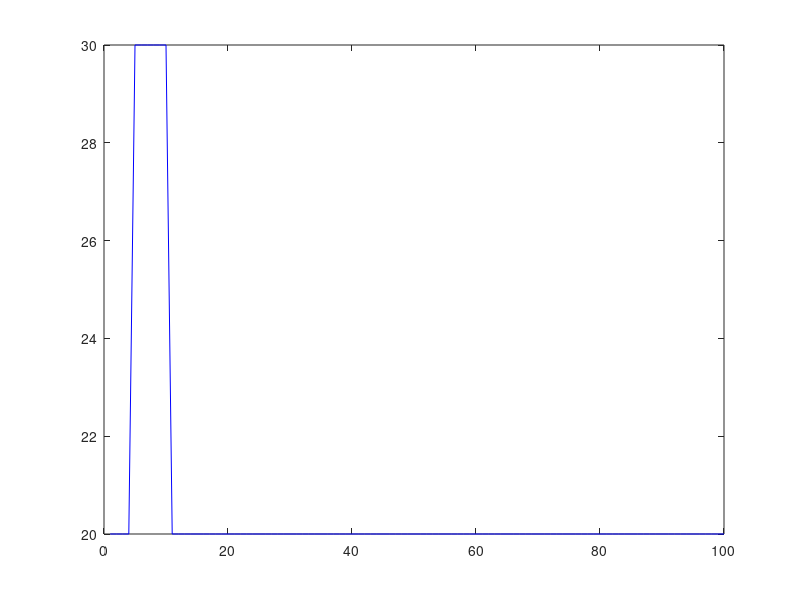
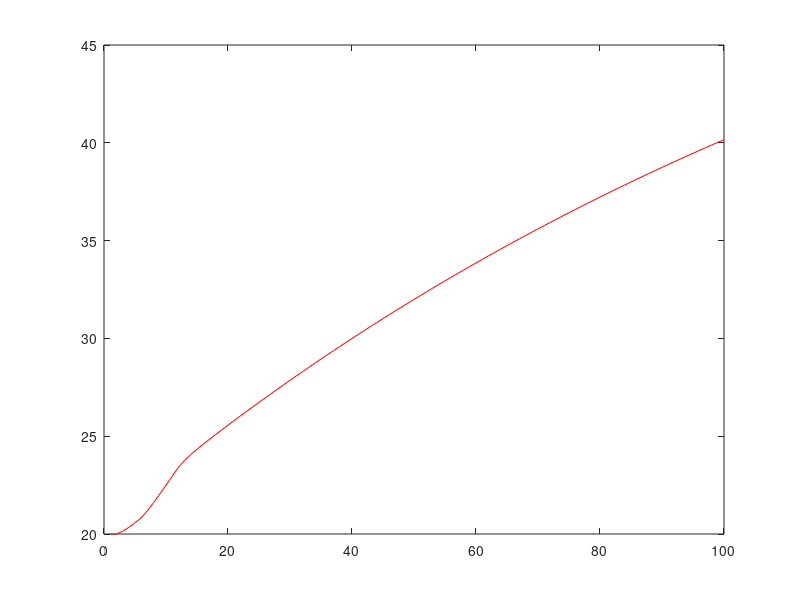
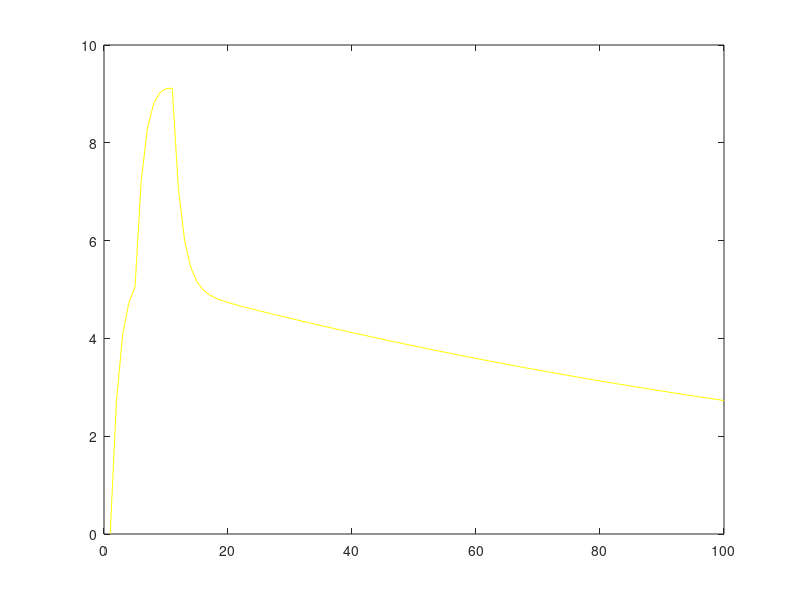

MATLAB code to generate these figures, in order:
clc;
close all;
clear;
dt = 0.05;
T1 = 7.3131;
T2 = 0.1011;
K = 3.0059;
a1 = 1;
a2 = dt;
a3 = 0;
a4 = -dt/(T1*T2);
a5 = 1-dt*(T1+T2)/(T1*T2);
a6 = K*dt/(T1*T2);
%n = [20:dt:30];
n = 100;
%u = 20.+rand(1,n)*10; %escalamiento de 20 a 30
%u = [20.1:0.1:30];
u = 20.*ones(1,100);

for j=5:10
    u(1,j)=30;
    j=j+1;
end

%u = 20.+rand(1,n)*10;
x1 = zeros(size(u));
x2 = zeros(size(u));
%x1_0 = 0;
x1_k = 20; %u(1,1);
x2_k = 0; %(x1_k - x1_0 )/dt;

for i = 1:n
    x1(1,i) = x1_k;
    x2(1,i) = x2_k;
    x1_k1 = a1*x1_k + a2*x2_k + a3;
    x2_k1 = a4*x1_k + a5*x2_k + a6*u(1,i);
    i = i+1;
    x1_k = x1_k1;
    x2_k = x2_k1;
    
end
figure(1)
plot(u,'-b')
hold on;
figure(2)
plot(x1,'-r')
figure(3)
plot(x2,'-y')
